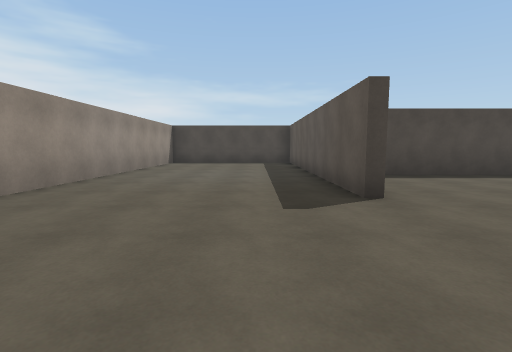
[1] (above)

21 first-person views from a walk through a Unity game level. The camera is 1.3 m above the floor, tilts 6° down and sees 85° across. The floor is counted in squares, 2 m on a side. Each view is taken from the middle of a square. On the plan, view 1 faces up. The plan holds only what a view shows up to about 9 squares ahead; the rest is blank. The player character is not drawn.

[2]
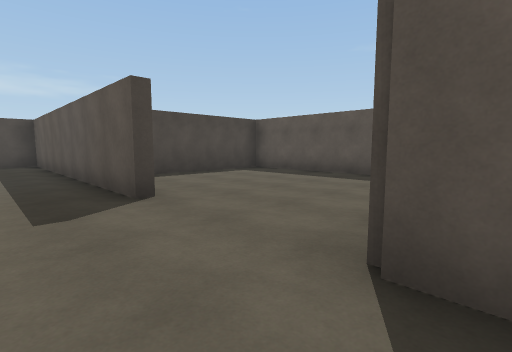

[3]
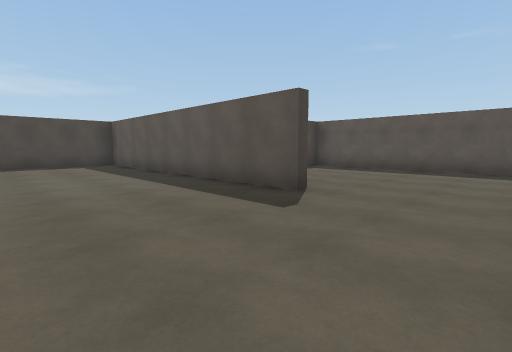

[4]
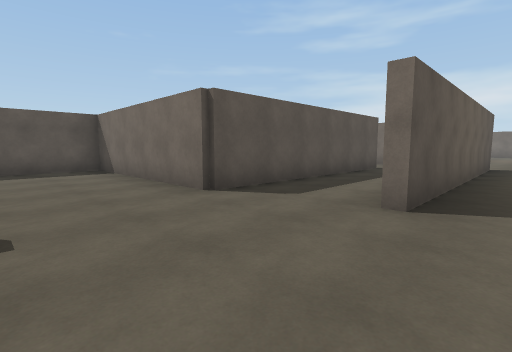

[5]
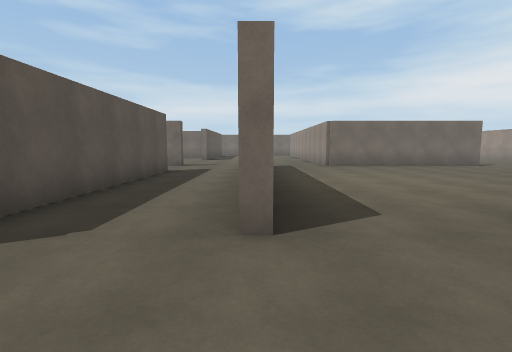

[6]
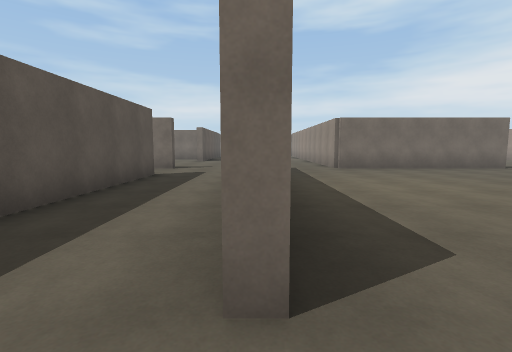

[7]
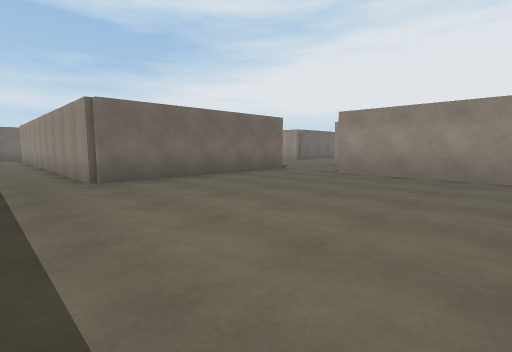

[8]
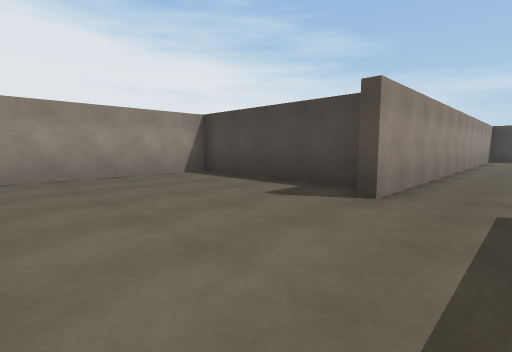

[9]
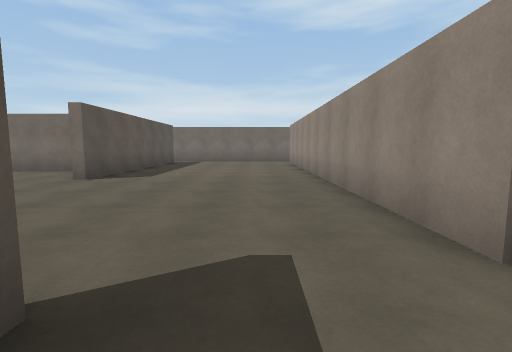

[10]
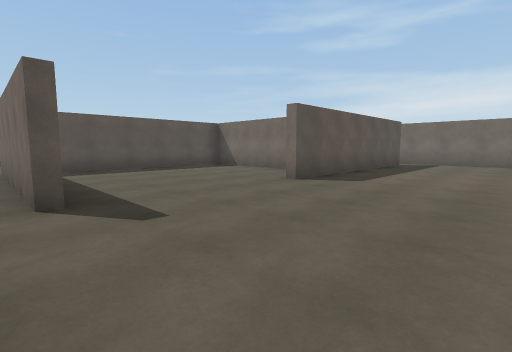

[11]
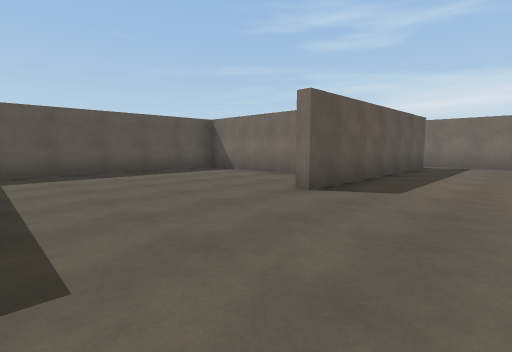

[12]
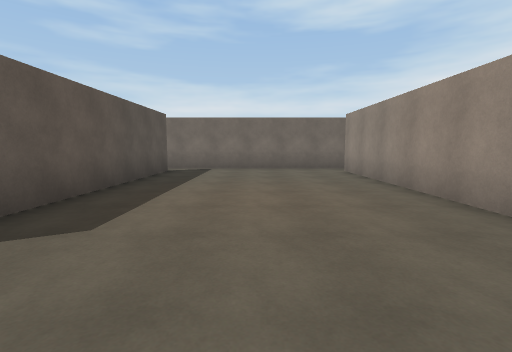

[13]
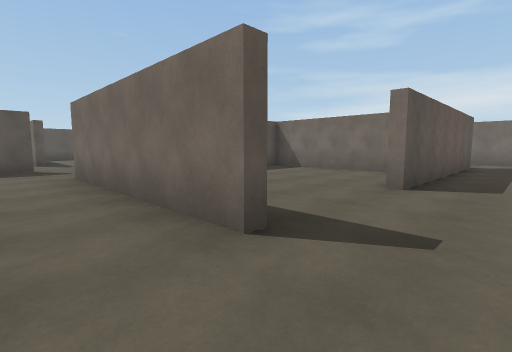

[14]
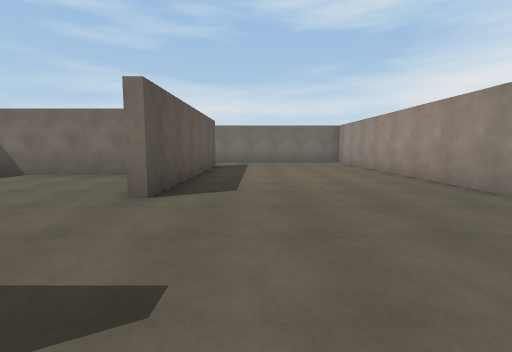

[15]
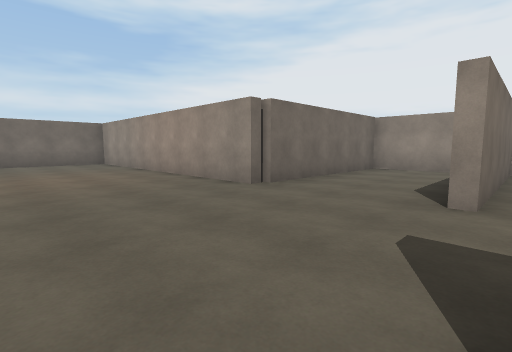

[16]
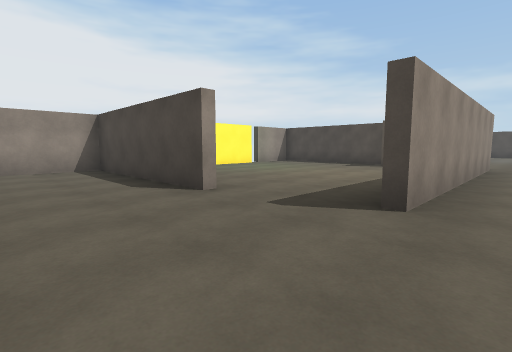

[17]
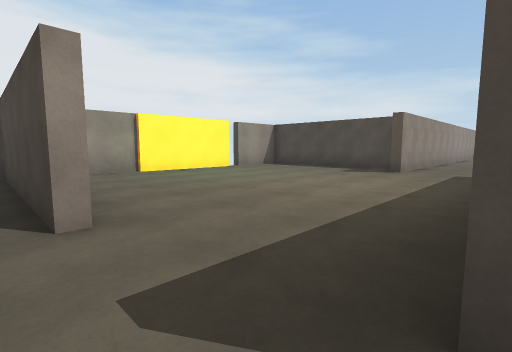

[18]
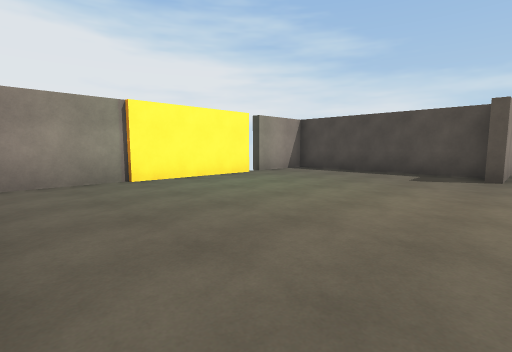

[19]
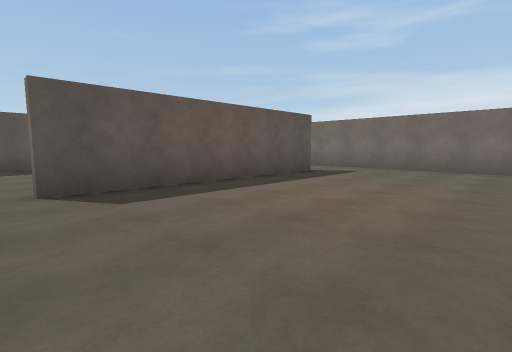

[20]
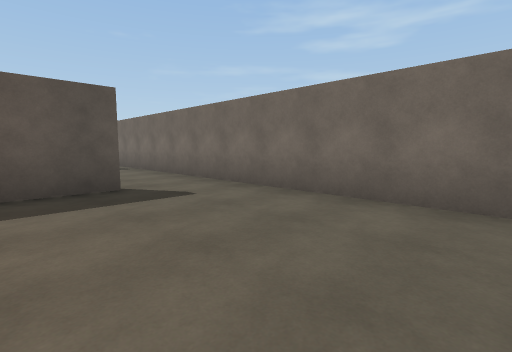

[21]
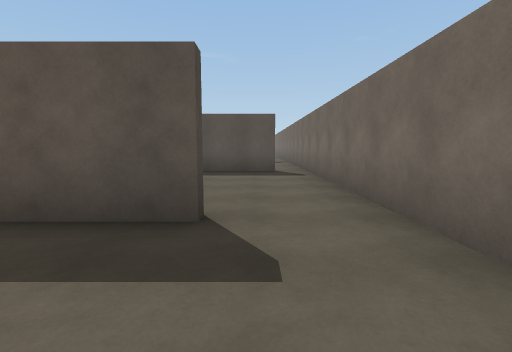

### Floor plan
Points are (right, up) in squares from view 1. A wall is a line through its corners. A room is listed if a view was taken in it or the views show most of it. See-through windows are left out.
Room 1 (views 1, 2, 3, 4, 5, 6)
walls: (1.4, 3.4) (1.4, 11.4) (-1.6, 11.4); (-3.4, 9.1) (-3.4, 0.5); (1.4, -0.6) (1.4, 0.6) (6.4, 0.6) (6.4, 6.4) (2.9, 6.4)
ways out: opening at (-2.5, -0.5) to room 2; opening at (0, -1) to room 3
Room 2 (views 7, 8, 9, 10)
walls: (-7.6, -7.4) (-3.4, -7.4); (-4, 0.4) (-8.4, 0.4) (-8.4, -5.5); (-3.4, 0.5) (-3.4, -0.5); (-1.1, -7.1) (-1.1, 0)
ways out: opening at (-2.5, -0.5) to room 1; opening at (-2.5, -7) to room 3; opening at (-8.5, -6.5) to room 4
Room 3 (views 11, 12)
walls: (2.8, -13.4) (6.4, -13.4) (6.4, -8.2); (1.4, -7.4) (2.6, -7.4); (-3.4, -7.4) (-3.4, -17.5); (1.4, -5.5) (1.4, -0.6); (1.4, -17.5) (1.4, -11.5); (-3.4, -18.4) (1.8, -18.4)
ways out: opening at (0, -1) to room 1; opening at (-2.5, -7) to room 2; opening at (-4, -18) to room 7; opening at (1, -18); opening at (1.5, -6.5)
Room 4 (views 13, 14, 15, 16, 17, 19, 20, 21)
walls: (-13.4, -7.6) (-18.4, -7.6) (-18.4, -10.4) (-13.5, -10.4) (-13.5, -16.5); (-8.6, -7.4) (-7.6, -7.4); (-8.6, -16.6) (-8.6, -10.5); (-12.9, -18.4) (-8.4, -18.4); (-10.9, -0.1) (-10.9, -7)
ways out: opening at (-8.5, -6.5) to room 2; opening at (-12.5, -7) to room 5; opening at (-8, -9.5) to room 6; opening at (-9, -17.5) to room 7; opening at (-10, -1)
Room 5 (view 18)
walls: (-18.4, -1.9) (-18.4, -6.9); (-13.6, 0.4) (-18.4, 0.4) (-18.4, -1.5); (-13.5, 0.5) (-13.5, -0.5); (-18.4, -7.4) (-13.5, -7.4)
ways out: opening at (-12.5, -7) to room 4; opening at (-12.5, -0.5)
Room 6 (no view inside)
walls: (-3.6, -11.1) (-3.6, -10.4); (-7.4, -13.4) (-4.1, -13.4)
ways out: opening at (-8, -9.5) to room 4
Room 7 (no view inside)
walls: (-3.6, -17.5) (-3.6, -15.5); (-8.4, -18.4) (-3.4, -18.4)
ways out: opening at (-4, -18) to room 3; opening at (-9, -17.5) to room 4

Where each view was taken, in squares from view 1:
view 1: 0 up, 0 right, facing up
view 2: 0 up, 0 right, facing up-right
view 3: 1 up, 2 left, facing up-right
view 4: 3 up, 2 left, facing down-right
view 5: 2 up, 1 left, facing down
view 6: 1 up, 1 left, facing down
view 7: 2 down, 2 left, facing down-left
view 8: 4 down, 2 left, facing up-left
view 9: 6 down, 2 left, facing down
view 10: 7 down, 2 left, facing down-right
view 11: 8 down, 1 left, facing down-right
view 12: 10 down, 1 left, facing down
view 13: 6 down, 10 left, facing down-right
view 14: 7 down, 10 left, facing down
view 15: 7 down, 10 left, facing down-left
view 16: 10 down, 10 left, facing up-left
view 17: 8 down, 11 left, facing up-left
view 18: 7 down, 13 left, facing up-left
view 19: 10 down, 13 left, facing down-right
view 20: 15 down, 13 left, facing down-right
view 21: 17 down, 11 left, facing right
